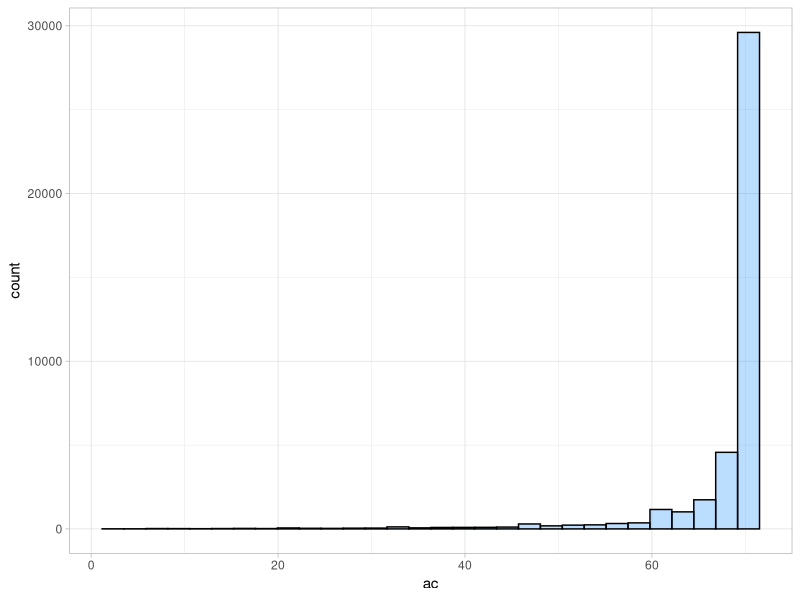
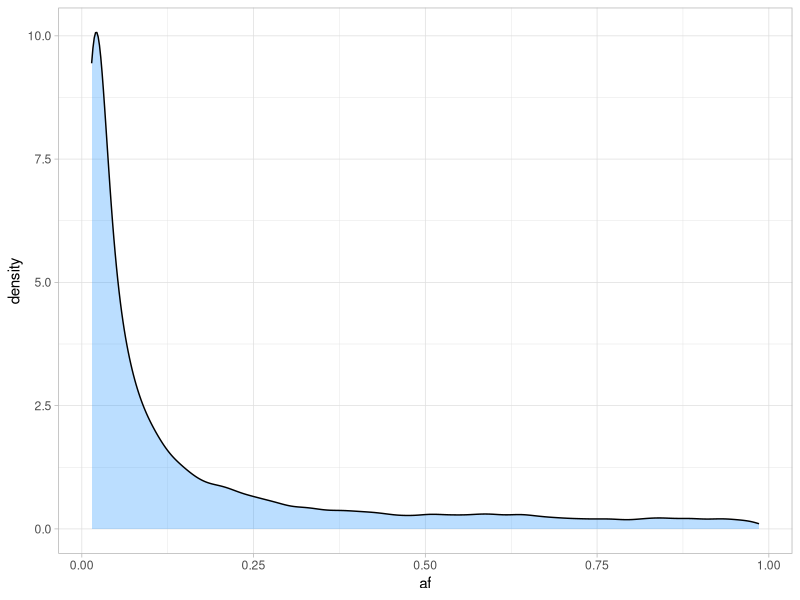
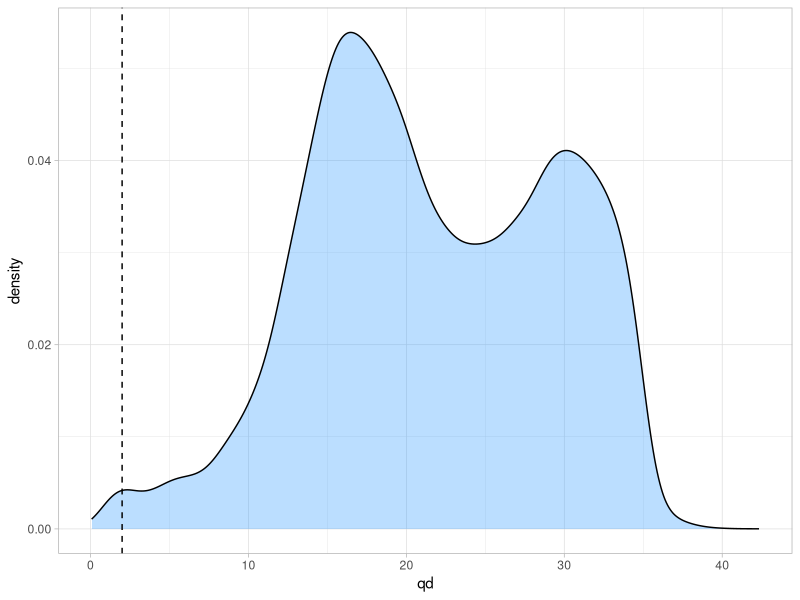
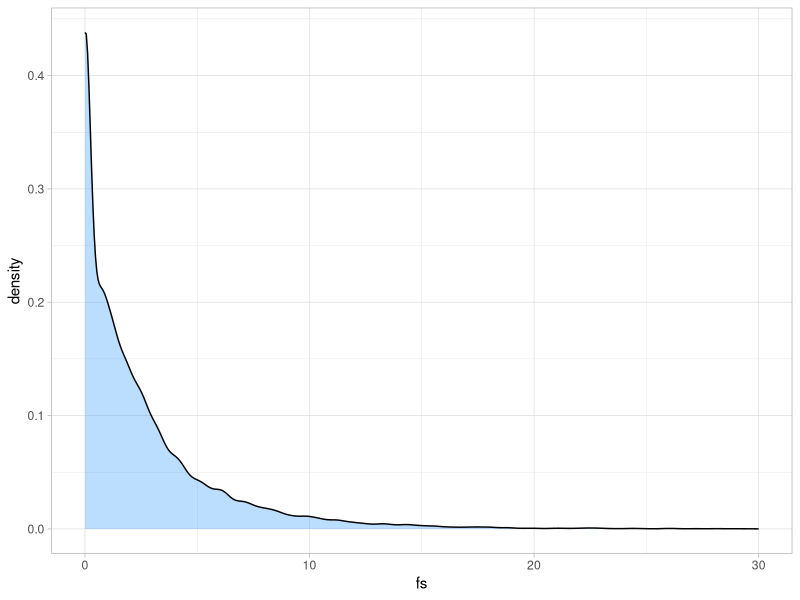
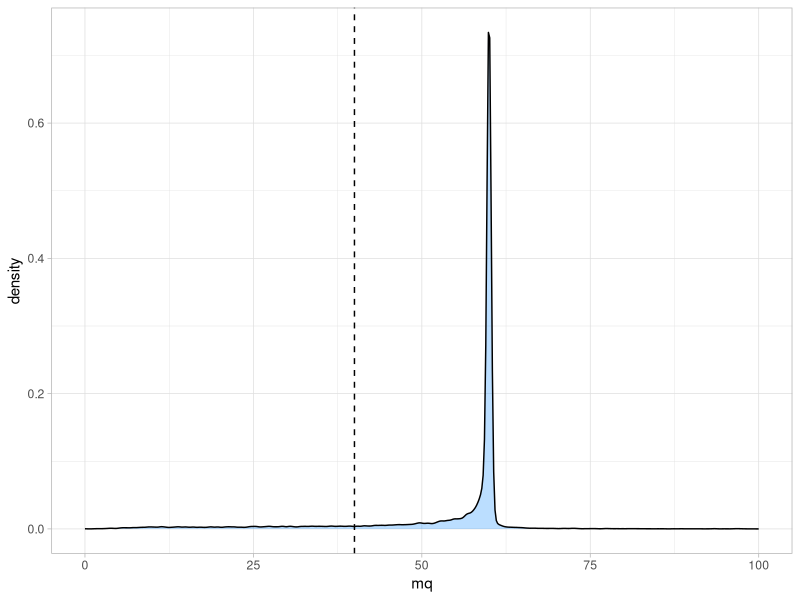
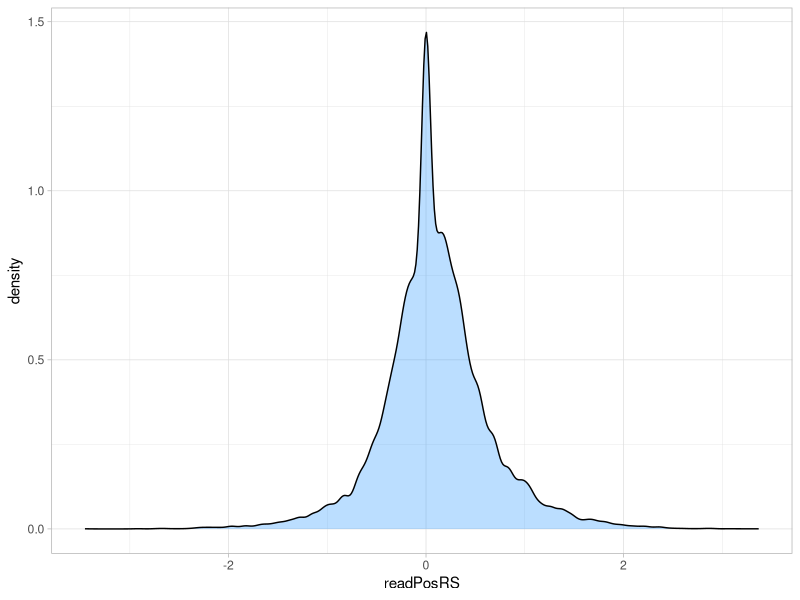

Here is the R script that generated these plots, in order:
## ---- chunk 1
knitr::opts_chunk$set(echo = TRUE)
library(ggplot2)
library(dplyr)

# read in data
snps <- read.table("./snp_data.txt", header = F, na.strings = ("."))
snps <- tbl_df(snps)

# rename columns
colnames(snps) <- c("an", "ac", "af", "qual", "qd", "dp", "fs",
                    "mq", "bsqr", "readPosRS") 

## ---- chunk 2
# allele count
a <- ggplot(snps, aes(ac)) + geom_histogram(fill = "dodgerblue1", colour = "black", alpha = 0.3)
a + theme_light()
## ---- chunk 3
# allele count
a <- ggplot(snps, aes(af)) + geom_density(fill = "dodgerblue1", alpha = 0.3)
a + theme_light()
## ---- chunk 4
# QD
a <- ggplot(snps, aes(qd)) + geom_density(fill = "dodgerblue1", alpha = 0.3)
a + theme_light() + geom_vline(lty = 2, xintercept = 2)
## ---- chunk 5
# FS
a <- ggplot(snps, aes(fs)) + geom_density(fill = "dodgerblue1", alpha = 0.3)
a + theme_light() + xlim(0, 30)
## ---- chunk 6
# MQ
a <- ggplot(snps, aes(mq)) + geom_density(fill = "dodgerblue1", alpha = 0.3) 
a + theme_light() + xlim(0, 100) + geom_vline(lty = 2, xintercept = 40)
## ---- chunk 7
# ReadPosRankSum
a <- ggplot(snps, aes(readPosRS)) + geom_density(fill = "dodgerblue1", alpha = 0.3)
a + theme_light()
